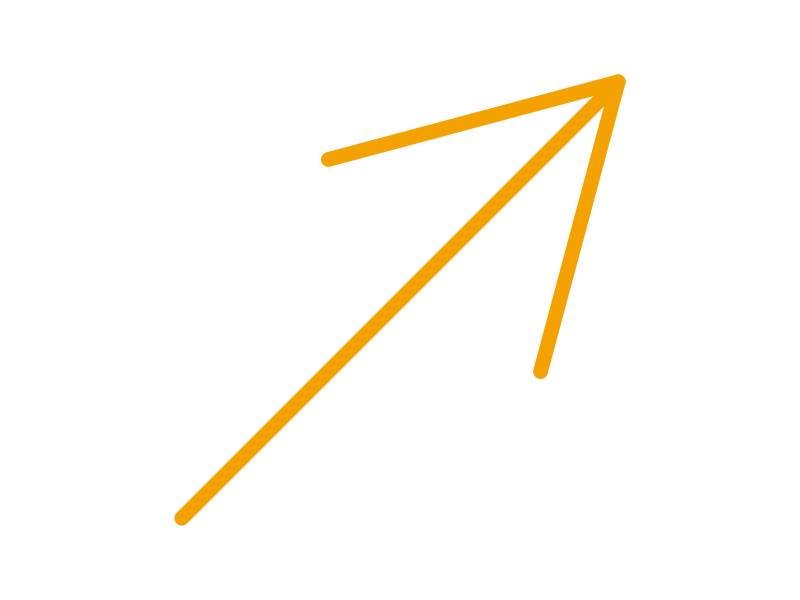
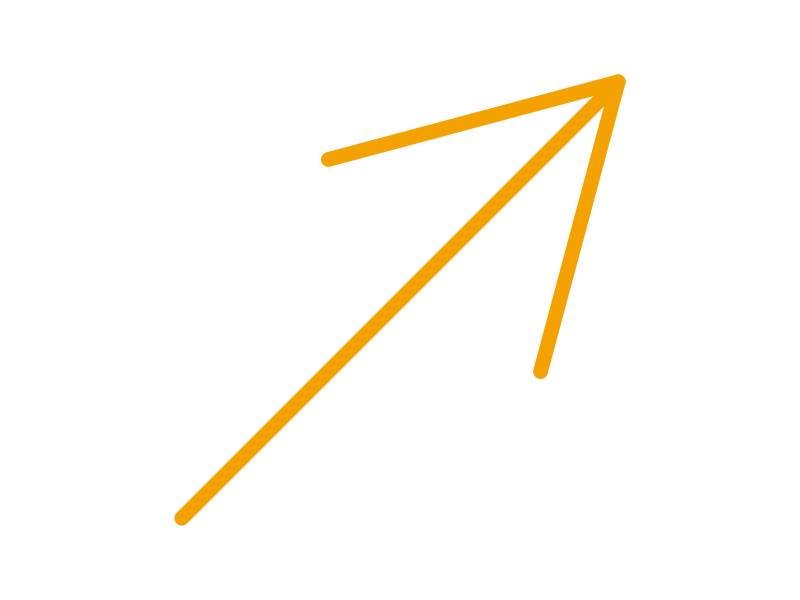

Write the R code that produced these figures, in order.
library(ggplot2)

ggplot() +
  xlim(c(0, 1)) +
  ylim(c(0, 1)) +
  geom_segment(aes(x = .1, y = .1,
               xend = .9, yend = .9),
               arrow = arrow(length = unit(0.5, "npc")),
               size = 5,
               lineend = "round", linejoin = "round",
               color = "#F4A201") +
  theme_void() +
  coord_equal()
ggsave("images/arrow.png",
       width = 1,
       height = 1,
       bg = "transparent")
